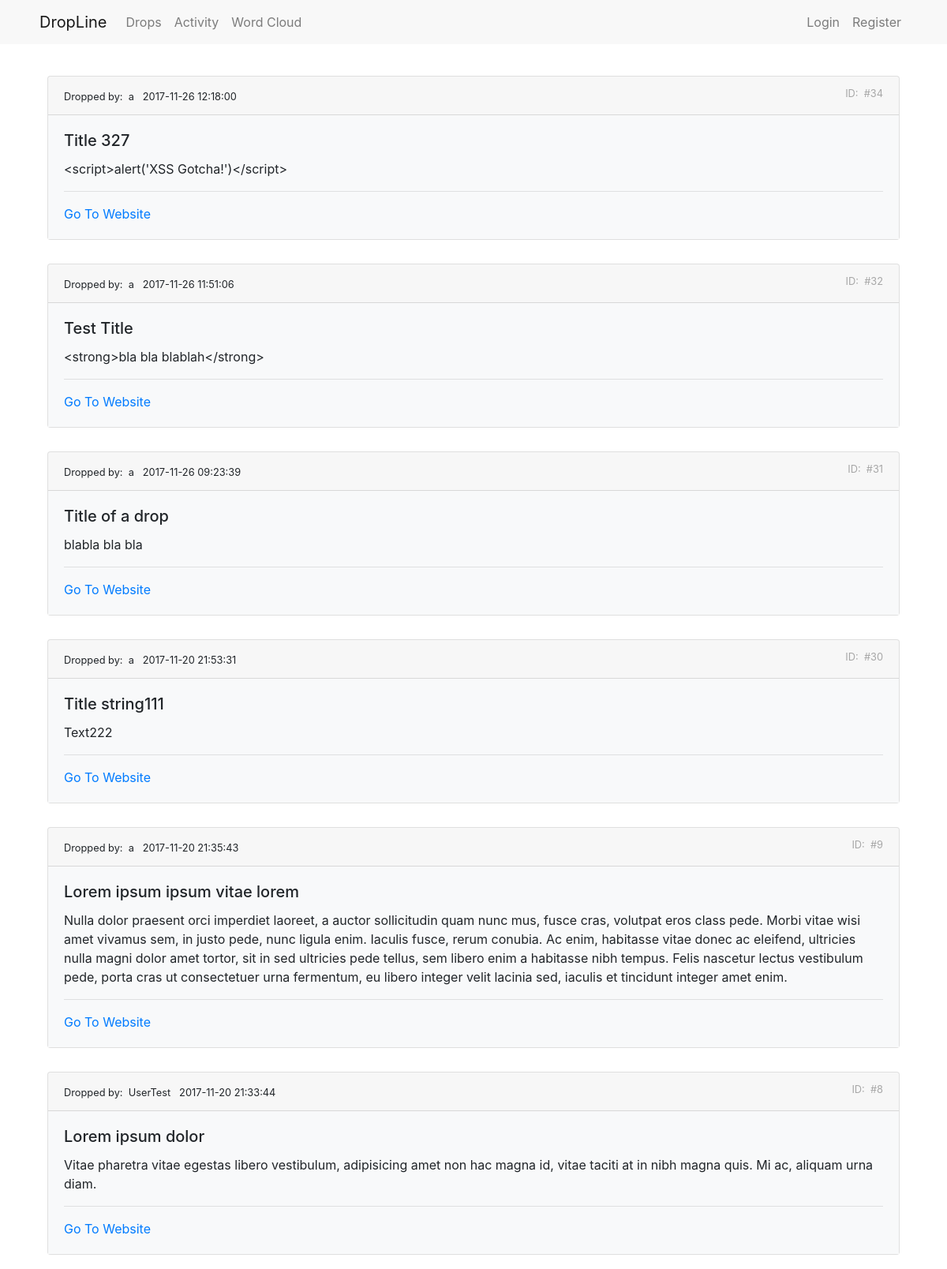
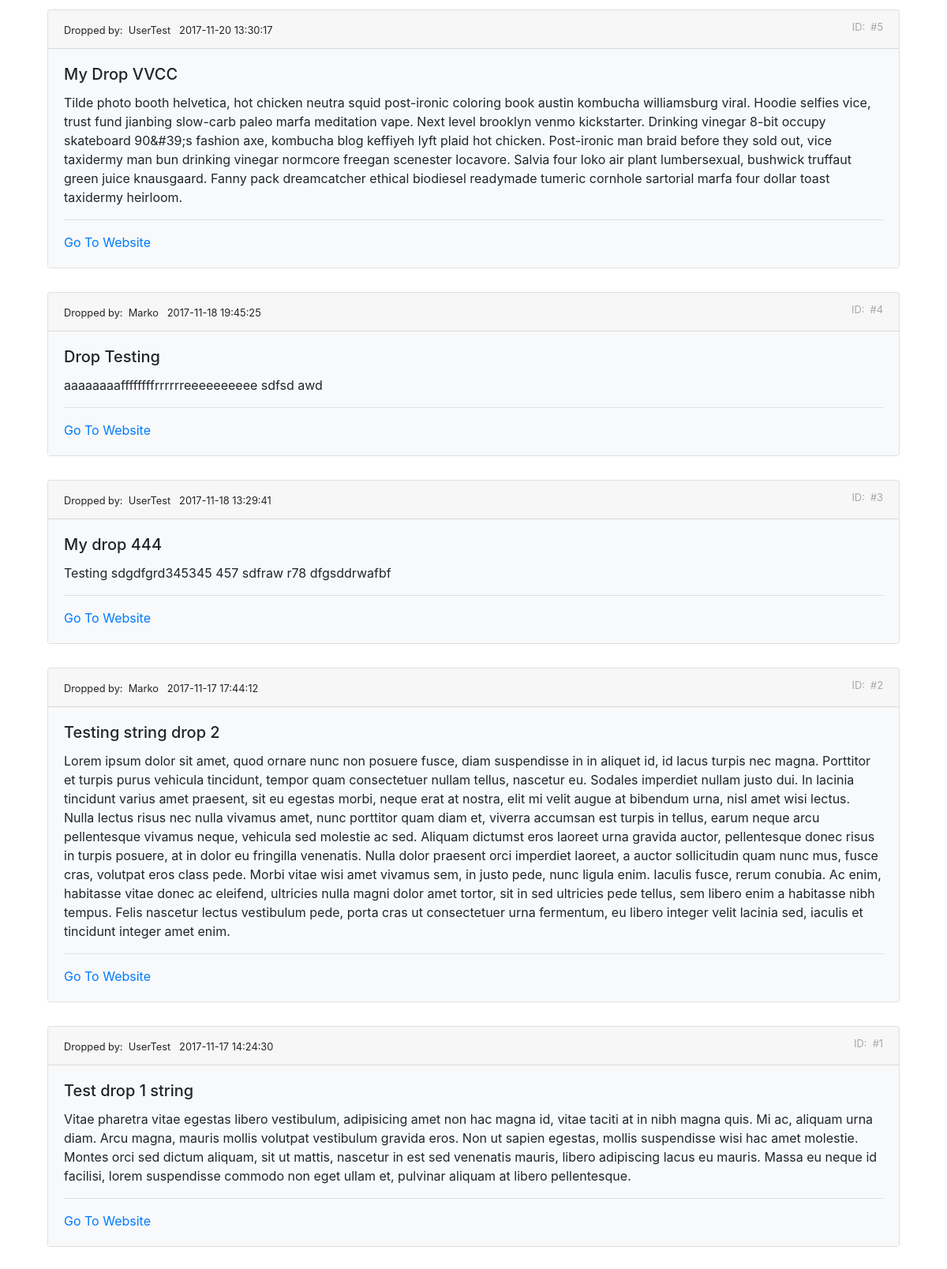
The page /drops on the database its author committed (2 pictures, top to bottom).
### tables this page shows
CREATE TABLE `drops`  (
  `id` int(11) NOT NULL AUTO_INCREMENT,
  `user_id` int(11) NOT NULL,
  `title` varchar(255) NOT NULL,
  `body` text NOT NULL,
  `link` varchar(255) NOT NULL,
  `create_date` datetime(0) NOT NULL DEFAULT current_timestamp(),
  PRIMARY KEY (`id`) USING BTREE,
  INDEX `user_id`(`user_id`) USING BTREE,
  CONSTRAINT `drops_ibfk_1` FOREIGN KEY (`user_id`) REFERENCES `users` (`id`) ON DELETE RESTRICT ON UPDATE CASCADE
);

CREATE TABLE `users`  (
  `id` int(11) NOT NULL AUTO_INCREMENT,
  `name` varchar(255) NOT NULL,
  `email` varchar(255) NOT NULL,
  `password` varchar(255) NOT NULL,
  `register_date` datetime(0) NOT NULL DEFAULT current_timestamp(),
  PRIMARY KEY (`id`) USING BTREE
);

### core/Router.php (called while the page is built, shortened)
<?php
class Router
{
    private $controller;
    private $action;
    private $id;
    public function __construct(array $route = array('controller'=>'', 'action'=>'', 'id'=>''))
    {
        if ($route['controller'] == "") {
            $this->controller = 'Home';
        } else {
            $this->controller = ucfirst($route['controller']);
        }
        if ($route['action'] == "") {
            $this->action = 'index';
        } else {
            $this->action = $route['action'];
        }
        $this->id = $route['id'];
        $this->controller = NS_MAIN . "\\" . NS_CONTROLLERS . "\\" . $this->controller;
    }
    public function createController()
    {
        if (class_exists($this->controller)) {
            $parents = class_parents($this->controller);
            if (in_array(NS_MAIN . "\\" . NS_CORE . "\\" . "Controller", $parents)) {
                if (method_exists($this->controller, $this->action)) {
                    return new $this->controller($this->action, $this->id);
                } else {
                    throw new \Exception('Method "' . $this->action . '" does not exist.', 404);
                }
            } else {
                throw new \Exception('Base controller does not exist.', 404);
            }
        } else {
            throw new \Exception('Controller class "' . $this->controller . '" does not exist.', 404);
        }
    }
}

### core/Model.php (called while the page is built, shortened)
<?php
abstract class Model
{
    public function __construct(PDO $db = null)
    {
        if (is_null($db)){
            $dsn = 'mysql:host=' . DB_HOST . ';port=' . DB_PORT . ';dbname=' . DB_NAME . ';charset=utf8';
            $this->db = new PDO($dsn, DB_USER, DB_PASS);
        } else {
            $this->db = $db;
        }
    }
}

### app/models/Drop.php (called while the page is built, shortened)
<?php
class Drop extends Model
{
    public function getDrops(): array
    {
        $stmt = $this->db->prepare('CALL Drops_GetAllWithUsername()');
        $status = $stmt->execute();
        $rows = $stmt->fetchAll(PDO::FETCH_ASSOC);
        if ($status and $rows) {
            return array(\ModelReturnStatus::SUCCESS, $rows);
        } else {
            return array(\ModelReturnStatus::FAILURE_GENERAL, null);
        }
    }
}

### utils/Encode.php (called while the page is built, shortened)
<?php
class Encode
{
    public static function html(string $string)
    {
        return htmlspecialchars($string);
    }
}

### app/views/drops/index.php (the view, shortened to what this page needs)
<div>
    <?php foreach ($data as $dataItem) : ?>
    <div class="card" style="margin-bottom: 30px">
        <div class="card-header">
            <small>Dropped by:
                <?php echo str_repeat('&nbsp;', 1);
                echo Encode::html($dataItem['user_name']);
                echo Encode::html($dataItem['create_date']); ?>
                <span style="float:right; color:#a7a7a7">ID:
                    <?php echo str_repeat('&nbsp;', 1);
                    echo "#";
                    echo Encode::html($dataItem['id']); ?>
                </span>
            </small>
        </div>
        <div class="card-body bg-light">
            <h5 class="card-title"><?php echo Encode::html($dataItem['title']); ?></h5>
            <p class="card-text"><?php echo Encode::html($dataItem['body']); ?></p>
            <hr/>
            <a class="card-link" href="<?php echo Encode::html($dataItem['link']); ?>" target="_blank">Go To Website</a>
        </div>
    </div>
    <?php endforeach; ?>
</div>

### public/index.php (shortened to what this page needs)
<?php
$router = new Router($_GET);
$controller = $router->createController();
if ($controller) {
    $controller->execute();
}

### core/Controller.php (shortened to what this page needs)
<?php
abstract class Controller
{
    protected $className;
    protected $action;
    public function __construct($action, $id)
    {
        $this->action = $action;
        $this->className = (new \ReflectionClass($this))->getShortName();
    }
    public function __call($name, $arguments)
    {
        $method = $name . 'Action';
        if ($this->before() !== false) {
            call_user_func_array([$this, $method], $arguments);
        }
    }
    public function executeAction()
    {
        return $this->{$this->action}();
    }
    private function before()
    {
        if ($this->viewsAuthorization() and $this->viewsLoginDenied()) {
            return true;
        } else {
            return false;
        }
    }
    private function viewsAuthorization(): bool
    {
        $reqView = strtolower($this->className . '/' . $this->action);
        $viewsAuthLogin = array("drops/add", "drops/edit");
        return true;
    }
    private function viewsLoginDenied(): bool
    {
        $reqView = strtolower($this->className . '/' . $this->action);
        $viewsLoginDenied = array("users/login", "users/register");
        return true;
    }
}

### app/controllers/Drops.php (shortened to what this page needs)
<?php
class Drops extends Controller
{
    protected function index()
    {
        $model = new \DroplineMVC\Models\Drop();
        list($status, $data) = $model->getDrops();
        if ($status === \ModelReturnStatus::SUCCESS) {
            View::render($this->className, $this->action, $data, true);
        } elseif ($status === \ModelReturnStatus::FAILURE_GENERAL) {
            Messages::setMsg('Problem occurred when trying to display drops.', \MSG::USER_ERROR);
            HTTP::headerRedirectTo('/drops');
        }
    }
}

### core/View.php (shortened to what this page needs)
<?php
class View
{
    public static function render(string $viewFolderName, string $viewFileName, $data, bool $fullView)
    {
        $viewFolderName = strtolower($viewFolderName);
        $viewFileName = strtolower($viewFileName);
        $viewFile = '../app/views/' . $viewFolderName . '/' . $viewFileName . '.php';
        if (is_readable($viewFile)) {
            if (is_readable('../app/views/_main/main.php')) {
                require('../app/views/_main/main.php');
            } else {
                throw new \Exception('File: "/app/views/_main/main.php" does not exists or not readable.', 404);
            }
        } else {
            throw new \Exception('File: "' . $viewFile . '" does not exists or not readable.', 404);
        }
    }
}

### app/views/_main/header.php (shortened to what this page needs)
<!doctype html>
<html lang="en">
<head>
    <link rel="stylesheet" href="https://maxcdn.bootstrapcdn.com/bootstrap/4.0.0-beta.2/css/bootstrap.min.css">
    <link rel="stylesheet" href="/css/style.css">
</head>
<body>

### app/views/_main/navbar.php (shortened to what this page needs)
<div class="container-fluid px-0">
    <nav class="navbar navbar-expand-md navbar-light" style="background-color:#f8f8f8; padding-left: 50px; padding-right: 50px">
        <a class="navbar-brand" href="/">DropLine</a>
        <div class="collapse navbar-collapse" id="navbarSupportedContent">
            <ul class="navbar-nav mr-auto">
                <li class="nav-item">
                    <a class="nav-link" href="/drops">Drops</a>
                </li>
                <li class="nav-item">
                    <a class="nav-link" href="/activities">Activity</a>
                </li>
                <li class="nav-item">
                    <a class="nav-link" href="/wordcloud">Word Cloud</a>
                </li>
            </ul>
            <ul class="navbar-nav">
                <?php if (isset($_SESSION['is_logged_in'])) : ?>
                    <li class="nav-item">
<?php  ?><?php  ?>
                        <a class="nav-link" href="/">Welcome <?php echo Encode::html($_SESSION['user_data']['name']); ?></a>
                    </li>
                    <li class="nav-item">
                        <a class="nav-link" href="/users/logout">Logout</a>
                    </li>
                <?php else : ?>
                    <li class="nav-item">
                        <a class="nav-link" href="/users/login">Login</a>
                    </li>
                    <li class="nav-item">
                        <a class="nav-link" href="/users/register">Register</a>
                    </li>
                <?php endif; ?>
            </ul>
        </div>
    </nav>
</div>

### app/views/_main/main.php (shortened to what this page needs)
<?php require('header.php'); ?>
<?php $fullView ? require('navbar.php') : '';?>
<div class="container" id="mainCont">
    <div class="row mx-auto" id="mainContRowContent" <?php if (!isset($_SESSION['addMessageMargin'])):?> style="margin-top: 40px" <?php endif; unset($_SESSION['addMessageMargin']) ?>>
        <div id="mainContentColumn" class="col-sm-12">
            <?php require($viewFile); ?>
        </div>
    </div>
</div>
<?php require('footer.php'); ?>

### app/views/_main/footer.php (shortened to what this page needs)
</body>
</html>

### rows shown on the page
drops: user.name "a", create_date "2017-11-26 12:18:00", id "34", title "Title 327", body "<script>alert('XSS Gotcha!')</script>"
drops: user.name "a", create_date "2017-11-26 11:51:06", id "32", title "Test Title", body "<strong>bla bla blablah</strong>"
drops: user.name "a", create_date "2017-11-26 09:23:39", id "31", title "Title of a drop", body "blabla bla bla"
drops: user.name "a", create_date "2017-11-20 21:53:31", id "30", title "Title string111", body "Text222"
drops: user.name "a", create_date "2017-11-20 21:35:43", id "9", title "Lorem ipsum ipsum vitae lorem", body "Nulla dolor praesent orci imperdiet laoreet, a auctor sollicitudin quam nunc mus, fusce cras, volutpat eros class pede. Morbi vitae wisi amet vivamus sem, in justo pede, nunc ligula enim. Iaculis fusce, rerum conubia. Ac enim, habitasse vitae donec ac eleifend, ultricies nulla magni dolor amet tortor, sit in sed ultricies pede tellus, sem libero enim a habitasse nibh tempus. Felis nascetur lectus vestibulum pede, porta cras ut consectetuer urna fermentum, eu libero integer velit lacinia sed, iaculis et tincidunt integer amet enim."
drops: user.name "UserTest", create_date "2017-11-20 21:33:44", id "8", title "Lorem ipsum dolor", body "Vitae pharetra vitae egestas libero vestibulum, adipisicing amet non hac magna id, vitae taciti at in nibh magna quis. Mi ac, aliquam urna diam."
drops: user.name "UserTest", create_date "2017-11-20 13:30:17", id "5", title "My Drop VVCC", body "Tilde photo booth helvetica, hot chicken neutra squid post-ironic coloring book austin kombucha williamsburg viral. Hoodie selfies vice, trust fund jianbing slow-carb paleo marfa meditation vape. Next level brooklyn venmo kickstarter. Drinking vinegar 8-bit occupy skateboard 90&#39;s fashion axe, kombucha blog keffiyeh lyft plaid hot chicken. Post-ironic man braid before they sold out, vice taxidermy man bun drinking vinegar normcore freegan scenester locavore. Salvia four loko air plant lumbersexual, bushwick truffaut green juice knausgaard. Fanny pack dreamcatcher ethical biodiesel readymade tumeric cornhole sartorial marfa four dollar toast taxidermy heirloom."
drops: user.name "Marko", create_date "2017-11-18 19:45:25", id "4", title "Drop Testing", body "aaaaaaaaffffffffrrrrrreeeeeeeeee sdfsd awd"
drops: user.name "UserTest", create_date "2017-11-18 13:29:41", id "3", title "My drop 444", body "Testing sdgdfgrd345345 457 sdfraw r78 dfgsddrwafbf"
drops: user.name "Marko", create_date "2017-11-17 17:44:12", id "2", title "Testing string drop 2", body "Lorem ipsum dolor sit amet, quod ornare nunc non posuere fusce, diam suspendisse in in aliquet id, id lacus turpis nec magna. Porttitor et turpis purus vehicula tincidunt, tempor quam consectetuer nullam tellus, nascetur eu. Sodales imperdiet nullam justo dui. In lacinia tincidunt varius amet praesent, sit eu egestas morbi, neque erat at nostra, elit mi velit augue at bibendum urna, nisl amet wisi lectus. Nulla lectus risus nec nulla vivamus amet, nunc porttitor quam diam et, viverra accumsan est turpis in tellus, earum neque arcu pellentesque vivamus neque, vehicula sed molestie ac sed. Aliquam dictumst eros laoreet urna gravida auctor, pellentesque donec risus in turpis posuere, at in…"
drops: user.name "UserTest", create_date "2017-11-17 14:24:30", id "1", title "Test drop 1 string", body "Vitae pharetra vitae egestas libero vestibulum, adipisicing amet non hac magna id, vitae taciti at in nibh magna quis. Mi ac, aliquam urna diam. Arcu magna, mauris mollis volutpat vestibulum gravida eros. Non ut sapien egestas, mollis suspendisse wisi hac amet molestie. Montes orci sed dictum aliquam, sit ut mattis, nascetur in est sed venenatis mauris, libero adipiscing lacus eu mauris. Massa eu neque id facilisi, lorem suspendisse commodo non eget ullam et, pulvinar aliquam at libero pellentesque."
